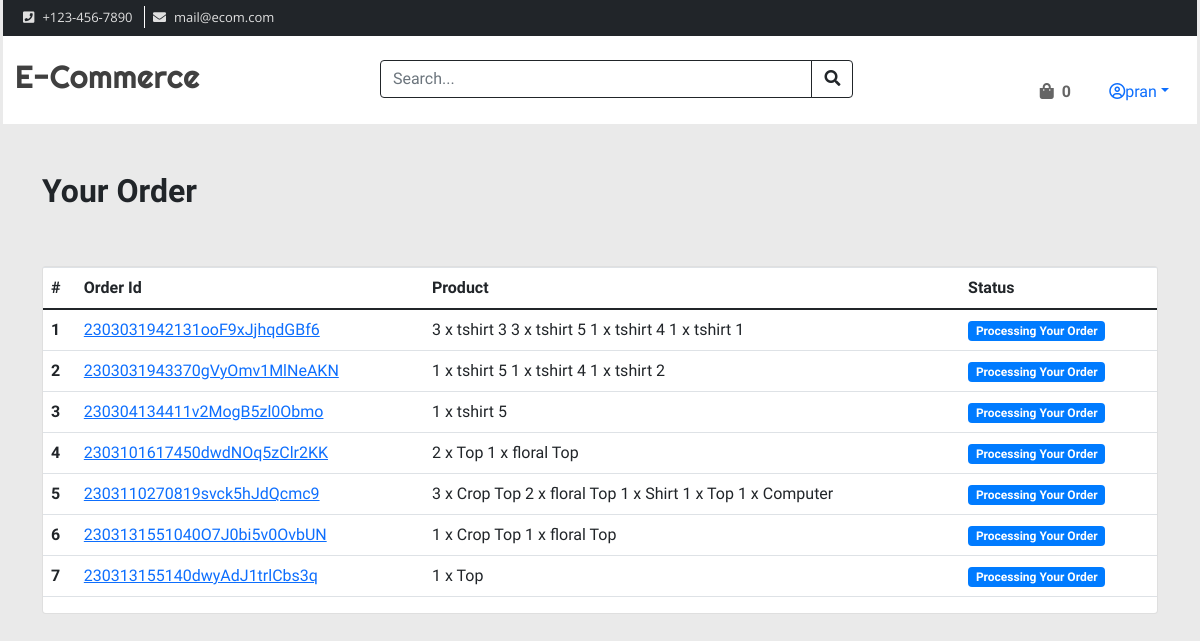
The app's page /payment/orders/ (signed in) with its own data.
### app_login/models.py (models this page shows, shortened)
class User(AbstractBaseUser, PermissionsMixin):
    email = models.EmailField(unique=True)
    is_staff = models.BooleanField(gettext_lazy('staff status'), default=False,
                                   help_text=gettext_lazy('designated whether the user can log in the site'))
    is_active = models.BooleanField(gettext_lazy('active'), default=True,
                                    help_text=gettext_lazy('designated whether this user should be treated as active'))
    USERNAME_FIELD = 'email'
    objects = MyUsermanager()

class Profile(models.Model):
    user = models.OneToOneField(User, on_delete=models.CASCADE, related_name='profile')
    username = models.CharField(max_length=100, blank=True)
    full_name = models.CharField(max_length=100, blank=True)
    address_1 = models.TextField(max_length=100, blank=True)
    city = models.CharField(max_length=100, blank=True)
    zipcode = models.CharField(max_length=100, blank=True)
    country = models.CharField(max_length=100, blank=True)
    phone = models.CharField(max_length=100, blank=True)
    date_joined = models.DateTimeField(auto_now_add=True)

### app_cart/models.py (models this page shows, shortened)
class Order(models.Model):
    orderitems = models.ManyToManyField(cart)
    user = models.ForeignKey(settings.AUTH_USER_MODEL, on_delete=models.CASCADE)
    ordered = models.BooleanField(default=False)
    created = models.DateTimeField(max_length=250, blank=True, null=True)
    orderid = models.CharField(max_length=200, blank=True, null=True)

class cart(models.Model):
    user = models.ForeignKey(settings.AUTH_USER_MODEL, on_delete= models.CASCADE, related_name= "cart")
    item = models.ForeignKey(Product, on_delete=models.CASCADE)
    quantity = models.IntegerField(default=1)
    purchased = models.BooleanField(default=False)
    created = models.DateTimeField(auto_now_add=True)
    updated = models.DateTimeField(auto_now=True)
    def __str__(self) -> str:
        return f'{self.quantity} x {self.item}'

### app_shop/models.py (models this page shows, shortened)
class Product(models.Model):
    mainimage = models.ImageField(upload_to='Product')
    name = models.CharField(max_length=300)
    category = models.ForeignKey(Category, on_delete=models.CASCADE, related_name='category')
    preview_text = models.TextField(max_length=200, verbose_name='Preview text')
    details_text = models.TextField(max_length=200, verbose_name='Description')
    price = models.FloatField()
    old_price = models.FloatField(default=0.0)
    created = models.DateTimeField(auto_now_add=True)
    def __str__(self):
        return self.name
    class Meta:
        ordering = ['-created',]

### payment/views.py (the view)
# urls.py: path('orders/', views.order_view, name="orders"),
@login_required
def order_view(request):
    try:
        order = Order.objects.filter(user=request.user, ordered= True)
        context = {"orders": order}
        if order[0].orderitems.count() == 0:
            raise Exception
    except:
        messages.warning(request, "You dont have any Order!")
        return redirect("app_shop:home")
    return render(request, "payment/order.html", context)

### app_cart/templatetags/cart_tag.py (called while the page is built)
@register.filter
def cart_total(user):
    order = Order.objects.filter(user=user, ordered=False)
    if order.exists():
        return order[0].orderitems.count()
    else:
        return 0

### templates/payment/order.html
{% extends 'base.html' %}
{% block body %}
    <div class="container mt-5">
        <h2 class="tect-center">
            <strong>Your Order</strong>
        </h2>
        <div class="row">
            <div class="col-md-12">
                <div class="card mt-5">
                    <div class="table-responsive">
                        <table class="table">
                            <thead>
                                <tr>
                                    <th scope="col">#</th>
                                    <th scope="col">Order Id</th>
                                    <th scope="col">Product</th>
                                    <th scope="col">Status</th>
                                </tr>
                            </thead>
                            {% for order in orders%}
                                <tr>
                                    <th scope="row">{{ forloop.counter }}</th>
                                    <td><a href="#">{{ order.orderid }}</a> </td>
                                    <td>
                                        {% for item in order.orderitems.all %}
                                            {{item}}
                                        {% endfor %}
                                    </td>
                                    <td>
                                        <span class="badge badge-primary"> Processing Your Order</span>
                                    </td>
                                </tr>
                            {% endfor %}
                        </table>
                    </div>
                </div>
            </div>
        </div>
    </div>
{% endblock %}

### templates/base.html (shortened to what this page needs)
{% load static %}
<!DOCTYPE html>
<html lang="en">
<head>
    <link rel="stylesheet" href="https://cdn.jsdelivr.net/npm/bootstrap@4.0.0/dist/css/bootstrap.min.css">
    <link rel="stylesheet" href="https://kit.fontawesome.com/9f0f67dbde.css">
    <link rel="stylesheet" href="{% static 'mainpage/css/bootstrap.min.css' %}">
    <link rel="stylesheet" href="{% static 'mainpage/css/all.min.css' %}">
    <link rel="stylesheet" href="{% static 'mainpage/css/style.css' %}">
</head>
<body>
    {% include 'navbar2.html' %}
        {% block body %}
        {% endblock %}
</body>
</html>

### templates/navbar2.html (shortened to what this page needs)
{% load cart_tag %}
<div class="col-12">
    <header class="row">
        <div class="col-12 bg-dark py-2 d-md-block d-none">
            <div class="row">
                <div class="col-auto me-auto">
                    <ul class="top-nav">
                        <li>
                            <a href="tel:+123-456-7890"><i class="fa fa-phone-square me-2"></i>+123-456-7890</a>
                        </li>
                        <li>
                            <a href="mailto:mail@ecom.com"><i class="fa fa-envelope me-2"></i>mail@ecom.com</a>
                        </li>
                    </ul>
                </div>
            </div>
        </div>
        <div class="col-12 bg-white pt-4 ">
            <div class="row">
                <div class="col-lg-auto">
                    <div class="site-logo text-center text-lg-left">
                        <a href="{% url 'app_shop:home' %}">E-Commerce</a>
                    </div>
                </div>
                <div class="col-lg-5 mx-auto mt-4 mt-lg-0">
                    <form action="#">
                        <div class="form-group">
                            <div class="input-group">
                                <input type="search" class="form-control border-dark" placeholder="Search..." required>
                                <button class="btn btn-outline-dark"><i class="fas fa-search"></i></button>
                            </div>
                        </div>
                    </form>
                </div>
                {% if request.user.is_authenticated %}
                <div class="col-lg-auto text-center text-lg-left header-item-holder navbar">
                    <a href="{% url 'app_cart:cart' %}" class="header-item">
                        <i class="fas fa-shopping-bag me-2"></i><span id="header-qty" class="me-3">{{ request.user | cart_total }}</span>
                    </a>
                    <a href="#" class="nav-link dropdown-toggle" id="navbarDropdown" role="button"
                    data-toggle="dropdown" aria-haspopup="true" aria-expanded="false">
                        <i class="fa fa-user-circle-o"></i>{{request.user.profile.username}}</a>
                </div>
                {% endif %}
            </div>
    </header>
</div>

### static/mainpage/css/style.css (style rules this page uses)
body { background-color: #eaeaea; font-family: 'Open Sans Condensed', sans-serif; }
a { transition: color .2s linear 0s; }
.top-nav { margin: 0; padding: 0; list-style: none; font-size: 13px; font-family: 'Open Sans', sans-serif; }
.top-nav li { display: inline; padding: .1rem .5rem; border-right: 1px solid #fff; }
.top-nav li:last-of-type { border-right: 0; }
.top-nav li a { color: #e0e0e0; text-decoration: none; }
.site-logo { font-size: 2rem; line-height: 1; font-family: 'Righteous', cursive; }
.site-logo a { color: #404040; text-decoration: none; }
.header-item { padding: .25rem .4rem; cursor: pointer; color: #656565; transition: color .2s linear 0s; font-weight: bold; line-height: 2.5; text-decoration: none; }
table td, table th { vertical-align: middle !important; }

### records on screen
User: user|cart_total "0", user.profile.username "pran"
Order: orderid "2303031942131ooF9xJjhqdGBf6"
cart: quantity+item "3 x tshirt 3"
cart: quantity+item "3 x tshirt 5"
cart: quantity+item "1 x tshirt 4"
cart: quantity+item "1 x tshirt 1"
Order: orderid "2303031943370gVyOmv1MlNeAKN"
cart: quantity+item "1 x tshirt 5"
cart: quantity+item "1 x tshirt 4"
cart: quantity+item "1 x tshirt 2"
Order: orderid "230304134411v2MogB5zl0Obmo"
cart: quantity+item "1 x tshirt 5"
Order: orderid "2303101617450dwdNOq5zClr2KK"
cart: quantity+item "2 x Top"
cart: quantity+item "1 x floral Top"
Order: orderid "2303110270819svck5hJdQcmc9"
cart: quantity+item "3 x Crop Top"
cart: quantity+item "2 x floral Top"
cart: quantity+item "1 x Shirt"
cart: quantity+item "1 x Top"
cart: quantity+item "1 x Computer"
Order: orderid "2303131551040O7J0bi5v0OvbUN"
cart: quantity+item "1 x Crop Top"
cart: quantity+item "1 x floral Top"
Order: orderid "230313155140dwyAdJ1trlCbs3q"
cart: quantity+item "1 x Top"
